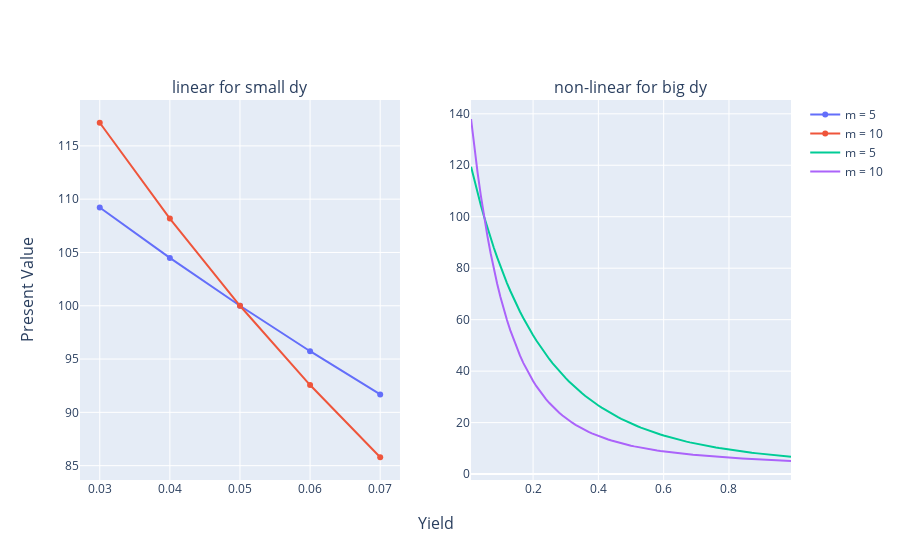

The cell this chart's notebook holds for it:
### Markdown cell above
#### Present Value vs Yield Plot

### Code cell
from plotly.subplots import make_subplots

y = 0.05
p = 100
c = 5

fig = make_subplots(
    rows=1,
    cols=2,
    subplot_titles=("linear for small dy", "non-linear for big dy"),
    x_title="Yield",
    y_title="Present Value",
    )

yields = [i / 100 for i in range(3, 8)]
pvs = [FixedCouponBond(c, p, maturity=5).present_value(y) for y in yields]
fig = fig.add_trace(go.Scatter(x=yields, y=pvs, name="m = 5"), row=1, col=1)
pvs = [FixedCouponBond(c, p, maturity=10).present_value(y) for y in yields]
fig = fig.add_trace(go.Scatter(x=yields, y=pvs, name="m = 10"), row=1, col=1)

yields = [i / 100 for i in range(1, 100)]
pvs = [FixedCouponBond(c, p, maturity=5).present_value(y) for y in yields]
fig = fig.add_trace(go.Scatter(x=yields, y=pvs, name="m = 5"), row=1, col=2)
pvs = [FixedCouponBond(c, p, maturity=10).present_value(y) for y in yields]
fig = fig.add_trace(go.Scatter(x=yields, y=pvs, name="m = 10"), row=1, col=2)

fig.show()

### Figure 1 — Plotly figure (JSON) as saved in the notebook; plotly's stock layout.template omitted (floating-point values rounded to 4 significant figures)
{"data": [{"name": "m = 5", "type": "scatter", "x": [0.03, 0.04, 0.05, 0.06, 0.07], "xaxis": "x", "y": [109.2, 104.5, 100.0, 95.73, 91.68], "yaxis": "y"}, {"name": "m = 10", "type": "scatter", "x": [0.03, 0.04, 0.05, 0.06, 0.07], "xaxis": "x", "y": [117.2, 108.2, 100.0, 92.56, 85.79], "yaxis": "y"}, {"name": "m = 5", "type": "scatter", "x": [0.01, 0.02, 0.03, 0.04, 0.05, 0.06, 0.07, 0.08, 0.09, 0.1, 0.11, 0.12, 0.13, 0.14, 0.15, 0.16, 0.17, 0.18, 0.19, 0.2, 0.21, 0.22, 0.23, 0.24, 0.25, 0.26, 0.27, 0.28, 0.29, 0.3, 0.31, 0.32, 0.33, 0.34, 0.35, 0.36, 0.37, 0.38, 0.39, 0.4, 0.41, 0.42, 0.43, 0.44, 0.45, 0.46, 0.47, 0.48, 0.49, 0.5, 0.51, 0.52, 0.53, 0.54, 0.55, 0.56, 0.57, 0.58, 0.59, 0.6, 0.61, 0.62, 0.63, 0.64, 0.65, 0.66, 0.67, 0.68, 0.69, 0.7, 0.71, 0.72, 0.73, 0.74, 0.75, 0.76, 0.77, 0.78, 0.79, 0.8, 0.81, 0.82, 0.83, 0.84, 0.85, 0.86, 0.87, 0.88, 0.89, 0.9, 0.91, 0.92, 0.93, 0.94, 0.95, 0.96, 0.97, 0.98, 0.99], "xaxis": "x2", "y": [119.5, 114.2, 109.2, 104.5, 100.0, 95.73, 91.68, 87.83, 84.17, 80.7, 77.39, 74.24, 71.24, 68.39, 65.68, 63.09, 60.63, 58.29, 56.05, 53.92, 51.88, 49.94, 48.09, 46.32, 44.64, 43.02, 41.49, 40.01, 38.61, 37.27, 35.98, 34.75, 33.58, 32.45, 31.37, 30.34, 29.35, 28.41, 27.5, 26.63, 25.8, 25.0, 24.23, 23.5, 22.79, 22.11, 21.46, 20.84, 20.24, 19.66, 19.11, 18.58, 18.06, 17.57, 17.1, 16.64, 16.2, 15.78, 15.37, 14.98, 14.61, 14.24, 13.89, 13.55, 13.23, 12.91, 12.61, 12.32, 12.03, 11.76, 11.5, 11.24, 11.0, 10.76, 10.53, 10.31, 10.09, 9.886, 9.685, 9.491, 9.303, 9.121, 8.945, 8.774, 8.608, 8.448, 8.293, 8.142, 7.996, 7.854, 7.717, 7.584, 7.454, 7.329, 7.207, 7.088, 6.973, 6.862, 6.753], "yaxis": "y2"}, {"name": "m = 10", "type": "scatter", "x": [0.01, 0.02, 0.03, 0.04, 0.05, 0.06, 0.07, 0.08, 0.09, 0.1, 0.11, 0.12, 0.13, 0.14, 0.15, 0.16, 0.17, 0.18, 0.19, 0.2, 0.21, 0.22, 0.23, 0.24, 0.25, 0.26, 0.27, 0.28, 0.29, 0.3, 0.31, 0.32, 0.33, 0.34, 0.35, 0.36, 0.37, 0.38, 0.39, 0.4, 0.41, 0.42, 0.43, 0.44, 0.45, 0.46, 0.47, 0.48, 0.49, 0.5, 0.51, 0.52, 0.53, 0.54, 0.55, 0.56, 0.57, 0.58, 0.59, 0.6, 0.61, 0.62, 0.63, 0.64, 0.65, 0.66, 0.67, 0.68, 0.69, 0.7, 0.71, 0.72, 0.73, 0.74, 0.75, 0.76, 0.77, 0.78, 0.79, 0.8, 0.81, 0.82, 0.83, 0.84, 0.85, 0.86, 0.87, 0.88, 0.89, 0.9, 0.91, 0.92, 0.93, 0.94, 0.95, 0.96, 0.97, 0.98, 0.99], "xaxis": "x2", "y": [138.0, 127.1, 117.2, 108.2, 100.0, 92.56, 85.79, 79.61, 73.98, 68.84, 64.15, 59.86, 55.93, 52.33, 49.03, 46.0, 43.22, 40.66, 38.31, 36.15, 34.15, 32.31, 30.61, 29.04, 27.59, 26.24, 24.99, 23.83, 22.76, 21.76, 20.83, 19.96, 19.15, 18.4, 17.69, 17.03, 16.41, 15.84, 15.29, 14.78, 14.3, 13.85, 13.43, 13.02, 12.65, 12.29, 11.95, 11.63, 11.33, 11.04, 10.76, 10.5, 10.26, 10.02, 9.796, 9.582, 9.377, 9.182, 8.995, 8.816, 8.644, 8.48, 8.322, 8.17, 8.024, 7.884, 7.749, 7.619, 7.493, 7.373, 7.256, 7.143, 7.034, 6.929, 6.827, 6.728, 6.632, 6.539, 6.449, 6.362, 6.277, 6.195, 6.115, 6.037, 5.961, 5.888, 5.816, 5.746, 5.678, 5.612, 5.547, 5.484, 5.422, 5.362, 5.303, 5.246, 5.19, 5.135, 5.081], "yaxis": "y2"}], "layout": {"annotations": [{"font": {"size": 16}, "showarrow": false, "text": "linear for small dy", "x": 0.225, "xanchor": "center", "xref": "paper", "y": 1, "yanchor": "bottom", "yref": "paper"}, {"font": {"size": 16}, "showarrow": false, "text": "non-linear for big dy", "x": 0.775, "xanchor": "center", "xref": "paper", "y": 1, "yanchor": "bottom", "yref": "paper"}, {"font": {"size": 16}, "showarrow": false, "text": "Yield", "x": 0.5, "xanchor": "center", "xref": "paper", "y": 0, "yanchor": "top", "yref": "paper", "yshift": -30}, {"font": {"size": 16}, "showarrow": false, "text": "Present Value", "textangle": -90, "x": 0, "xanchor": "right", "xref": "paper", "xshift": -40, "y": 0.5, "yanchor": "middle", "yref": "paper"}], "xaxis": {"anchor": "y", "domain": [0, 0.45]}, "xaxis2": {"anchor": "y2", "domain": [0.55, 1]}, "yaxis": {"anchor": "x", "domain": [0, 1]}, "yaxis2": {"anchor": "x2", "domain": [0, 1]}}}
